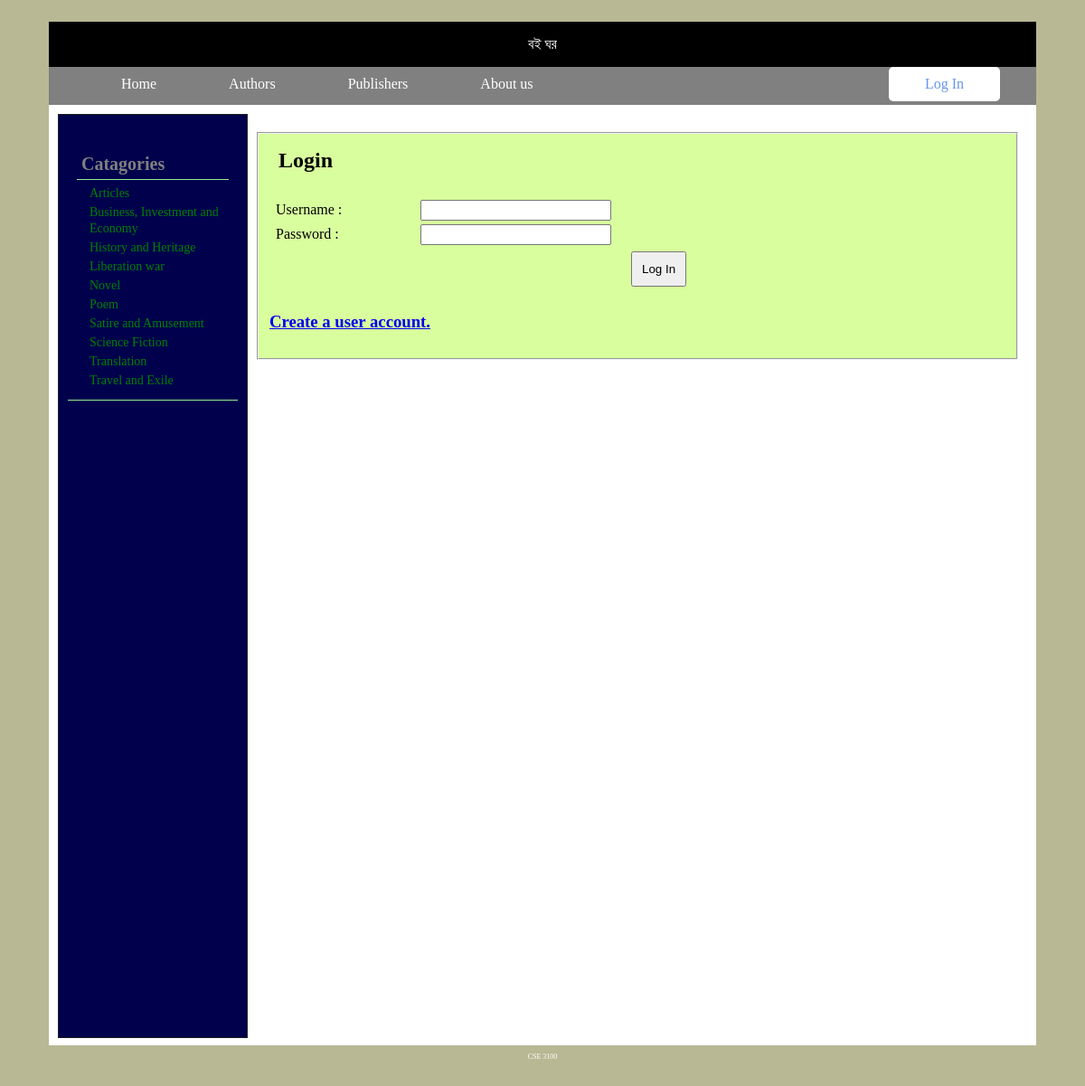
Page /src/login_sign_up.php on the committed database.
### tables this page shows
CREATE TABLE `catagory` (
  `id` int(11) NOT NULL AUTO_INCREMENT,
  `name` varchar(100) NOT NULL,
  PRIMARY KEY (`id`),
  UNIQUE KEY `name` (`name`)
);

### src/login_sign_up.php (the view, shortened to what this page needs)
<?php
  include 'config.php';
    $fix_user_name="";
?><!DOCTYPE html>
<html>
<head>
	<link rel="stylesheet" type="text/css" href="css/css2.css">
</head>
<body>
	<div id="page">
		<header>বই ঘর</header>
		<div id="menu">
			<ul>
				<li><a href="home.php" > Home </a></li>
        <li><a href="author.php" > Authors </a></li>
        <li><a href="publishers.php"> Publishers </a></li>
				<li><a href="about_us.php"> About us </a></li>
        <?php if(empty($fix_user_name))
          {
        ?>
          <li ><a href="" class="active" style="float: right;"> Log In </a></li>
        <?php
          }
          else
          {
        ?>
          <li ><a href="home.php?logout='1'"  style="float: right;"> Log Out :<?php echo $fix_user_name; ?></a></li>
        <?php
          }
        ?>
			</ul>
		</div>
		<div id="content">
			<div id="content_left">
				<div class="content_left_selection">
					<h1>Catagories</h1>
			<?php
        $query = " SELECT * FROM catagory";
        $players_query_result = mysqli_query($conn,$query) or die(mysql_error());
        if(mysqli_num_rows($players_query_result) > 0)
        {
          while ($row = mysqli_fetch_array($players_query_result))
          {
      ?>
          <ul>
           <li><a href="home.php?id=<?php echo $row['id']; ?>"> <?php echo $row["name"]; ?></a> </li>
          </ul>
      <?php
          }
        }
      ?>
				</div>
			</div>
			<div id="content_right">
          		<form action="login_sign_up.php" method="post" >
          			<fieldset>
                  <h2>Login</h2>
          				<br>
          				<label>Username :</label>
                    <input type="text" name="user_name" value=""><br>
                    <label>Password :</label>
                    <input type="password" name="password" value="">
                  <br>
                  <button  type="submit" name="login_user">Log In </button>
                  <h3><a href="signup.php">Create a user account.</a></h3>
          			</fieldset>
         		</form>
			</div>
		</div>
	</div>
	<div>
		<footer>CSE 3100</footer>
	</div>
</body>
</html>

### src/css/css2.css (style rules this page uses)
body { padding: 1em; background-color: #b8b894; }
#page { margin: 0px 30px 0px 30px; background-color: #999; }
header { text-align: center; padding: 1em; margin: 0px; background-color: #000; color: white; }
footer { text-align: center; padding: 1em; background: dotted blue; color: white; font-size: 8px; }
#menu { height: 42px; background-color: gray; margin: 0px; }
#menu ul { list-style-type: none; margin: 0px; padding-right: 40px; }
#menu ul li { display: inline; }
#menu ul li a { float: left; text-decoration: none; color: white; padding: 10px 40px; }
#menu ul li a:hover,#menu ul li a.active { background-color: white; color: cornflowerblue; border-radius: 5px; }
#content { padding: 0px,20px; background-color: white; height: 1040px; }
#content_left { float: left; width: 188px; padding: 10px; background-color:#00004d ; border: 1px solid #212120; margin: 10px; height: 1000px; }
.content_left_selection { padding-bottom: 10px; padding-left: 10px; padding-right: 10px; border-bottom: 1px solid lightgreen; margin-bottom: 20px; }
.content_left_selection h1 { color: gray; font-size: 20px; padding-left: 5px; padding-top: 1em; padding-bottom: 5px; margin-bottom: 5px; border-bottom: 1px solid lightgreen; }
.content_left_selection ul { list-style-type: none; margin: 0px; padding: 0px; }
.content_left_selection ul li { padding-bottom: 3px; padding-left: 14px; }
.content_left_selection ul li a { text-decoration: none; color: green; font-size: 14px; }
form { padding: 20px; margin: 0px; }
fieldset { margin: 10px 0px 0px 10px; background-color: #d8fe9e; align-content: center; }
h2 { margin: 0px; padding: 10px; }
input[type=text],input[type=file],input[type=email],input[type=password] { width:200px; margin: 2px 2px 2px 2px; padding: 2px 2px 2px 5px; }
button { margin: 5px 20px 10px 400px; padding: 10px; }
label { display: inline-block; width: 150px; margin: 2px 2px 2px 2px; padding: 2px 2px 2px 5px; }

### rows in the picture
catagory: name "Articles"
catagory: name "Business, Investment and Economy"
catagory: name "History and Heritage"
catagory: name "Liberation war"
catagory: name "Novel"
catagory: name "Poem"
catagory: name "Satire and Amusement"
catagory: name "Science Fiction"
catagory: name "Translation"
catagory: name "Travel and Exile"
